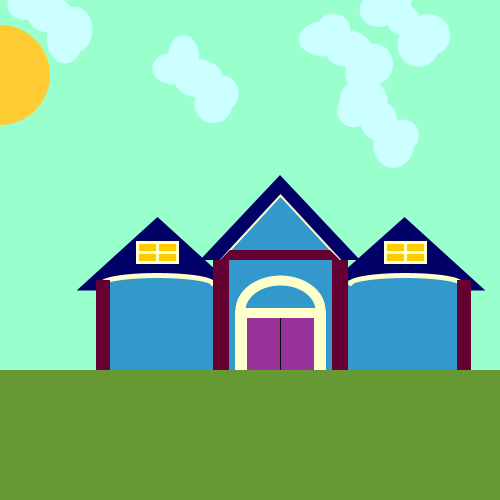
Frame 1 (no input)
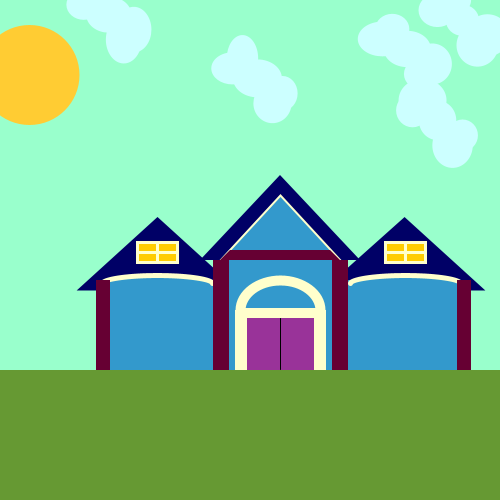
Frame 60 (the mouse pressed at the canvas centre just before this capture)
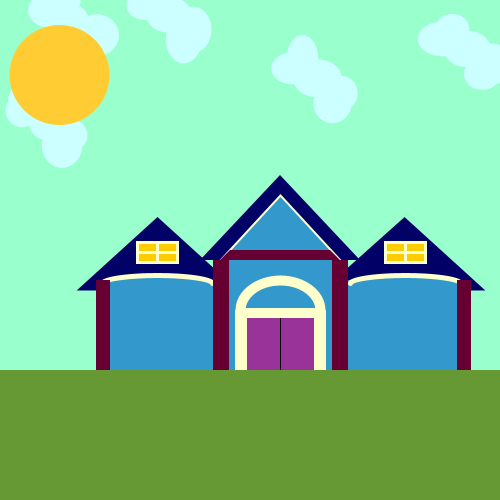
Frame 120 (the mouse held since frame 60 and released just before this capture)

The Processing sketch that drew these frames (run headless with seeded random() and noise(); from frame 60 on, the mouse is pressed at the canvas centre):

// Processing sketch: processing_130437
// ── processing_130437.pde

//Nicolette Hashey
//House
//1/22/2014

clouds c,c1,c2,c3,c4;
int w=250;
int h=250;
int triwidth=120;
int triheight= 110;
int cwidth=16;
int cheight=110;
int scolwidth=12;
int scolheight=60;
int bottom=370;
int addupleftx=100;
int adduplefty=280;
int addlefth=90;
int addleftcenterx=157;
int addtopwindowy=242;
float x = 0;
boolean night=true;
color bday=#99FFCC;
color bnight=#000033;
color b=#99FFCC;

void setup() {
  size(500, 500);
  c = new clouds();
  c1 = new clouds();
  c2 = new clouds();
  c3 = new clouds();
  c4 = new clouds();
}

void draw() {
  
  background(b); 
  
  if(x>500){
    x=0;
  }
  //this is supposed to change the background color each time the sun reaches the right side of the window
    //if(night=false){
      //x=0;
      //b=bday;
      //night=true;
    //}
    //if(night=true){
      //x=0;
      //b=bnight;
      //night=false;
    //}
 // }
  
  //clouds
    c.makeCloud();
    c1.makeCloud();
    c2.makeCloud();
    c3.makeCloud();
    c4.makeCloud();
  
  //sun
  fill(#FFCC33);
  noStroke();
  ellipse(x, 75, 100, 100);
  x=x+.5;

  //ground
  fill(#669933);
  noStroke();
  rect(0, 370, 500, 500);


  //left addition roof
  fill(#000066);
  stroke(#000066);
  strokeWeight(20);
  triangle(addleftcenterx-55, adduplefty, addleftcenterx+55, adduplefty, addleftcenterx, 230);

  //left addition
  fill(#3399CC);
  noStroke();
  rect(addupleftx, adduplefty, triwidth-7, addlefth);

  //left addition rounded top
  fill(#3399CC);
  stroke(#FFFFCC);
  strokeWeight(5);
  arc(addleftcenterx, adduplefty+3, triwidth-10, 15, PI, 2*PI);

  //left addition column
  noStroke();
  fill(#660033);
  rect(addupleftx-4, adduplefty, cwidth-2, cheight-20);

  //left addition horizontal
  //fill(#FFFFCC);
  //rect(addupleftx, adduplefty, 113, cwidth-8);

  //left addition upper window
  fill(#FFCC00);
  stroke(#FFFFCC);
  strokeWeight(3);
  rect(addleftcenterx-20, addtopwindowy, 40, 20);

  //left addition upper window lines
  line(addleftcenterx, addtopwindowy, addleftcenterx, addtopwindowy+20);
  line(addleftcenterx-20, addtopwindowy+10, addleftcenterx+20, addtopwindowy+10);




  //right addition roof
  fill(#000066);
  stroke(#000066);
  strokeWeight(20);
  triangle(addleftcenterx+191, adduplefty, addleftcenterx+302, adduplefty, addleftcenterx+247, 230);

  //right addition
  fill(#3399CC);
  noStroke();
  rect(addupleftx+248, adduplefty, triwidth-7, addlefth);

  //right addition rounded top
  fill(#3399CC);
  stroke(#FFFFCC);
  strokeWeight(5);
  arc(addleftcenterx+248, adduplefty+3, triwidth-10, 15, PI, 2*PI);

  //right addition column
  noStroke();
  fill(#660033);
  rect(addupleftx+357, adduplefty, cwidth-2, cheight-20);

  //right addition horizontal
  //fill(#FFFFCC);
  //rect(addupleftx+249, adduplefty, 113, cwidth-8);

  //right addition upper window
  fill(#FFCC00);
  stroke(#FFFFCC);
  strokeWeight(3);
  rect(addleftcenterx+228, addtopwindowy, 40, 20);

  //right addition upper window lines
  line(addleftcenterx+248, addtopwindowy, addleftcenterx+248, addtopwindowy+20);
  line(addleftcenterx+228, addtopwindowy+10, addleftcenterx+268, addtopwindowy+10);






  //roof
  fill(#000066);
  noStroke();
  triangle(200, 260, 360, 260, 280, 175);

  //roof interior
  fill(#3399CC);
  stroke(#FFFFCC);
  strokeWeight(2);
  triangle(220, 260, 340, 260, 280, 195);

  //main blue center
  noStroke();
  fill(#3399CC);
  rect(220, 260, triwidth, triheight);

  //front horizontal bar
  fill(#660033);
  quad(220, 260, 340, 260, 330, 250, 230, 250);

  //left column
  fill(#660033);
  rect(213, 260, cwidth, cheight);

  //right column
  fill(#660033);
  rect(332, 260, cwidth, cheight);

  //arc above door
  stroke(#FFFFCC);
  strokeWeight(10);
  noFill();
  arc(280, 310, 80, 60, PI, 2*PI);

  //left door column
  fill(#FFFFCC);
  noStroke();
  rect(235, 310, scolwidth, scolheight);

  //right door column
  fill(#FFFFCC);
  rect(314, 310, scolwidth, scolheight);

  //door overhead horizontal
  fill(#FFFFCC);
  rect(238, 308, 84, 10);

  //door
  fill(#993399);
  rect(247, 318, 67, scolheight-8);
  stroke(0);
  strokeWeight(1);
  line(280, 318, 280, bottom-1);
}




class clouds{
//clouds
    float cx=random(0,500);
    float cy=random(0,150);
    float cw=random(30,50);
    float ch=random(30,50);
    float cw2=random(30,50);
    float ch2=random(30,50);
    float cw3=random(30,50);
    float ch3=random(30,50);
    float cw4=random(30,50);
    float ch4=random(30,50);
    float cw5=random(30,50);
    float ch5=random(30,50);
  
  clouds(){
    
  }
  void makeCloud(){
    if(cx>450){
      cx=0;
    }
      noStroke();
      fill(#CCFFFF);
      ellipse(cx,cy,cw,ch);
      ellipse(cx+25,cy+10,cw2,ch2);
      ellipse(cx+50,cy+25,cw3,ch3);
      ellipse(cx+40,cy+35,cw4,ch4);
      ellipse(cx+10,cy-10,cw5,ch5);
      cx++;
  }
}
